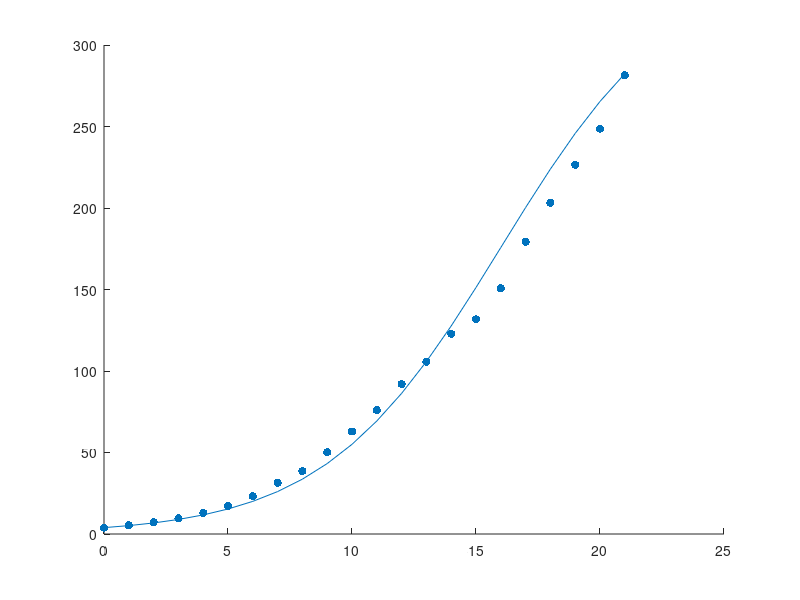

Here is the MATLAB script that generated this plot:
clc;clear;
load("USA.txt");
x=USA(2,:);
y=USA(3,:);
plot(x,y);
scatter(x,y,'filled');
p=polyfit(x,y,1);
y1 = polyval(p,x);
plot(x,y1);
t=0:1:21;
scatter(t,x,'filled');hold on
r=p(2);
xm=-p(2)/p(1);
y2=xm./(1+(xm./x(1)-1).*exp(-r.*t));
plot(t,y2);